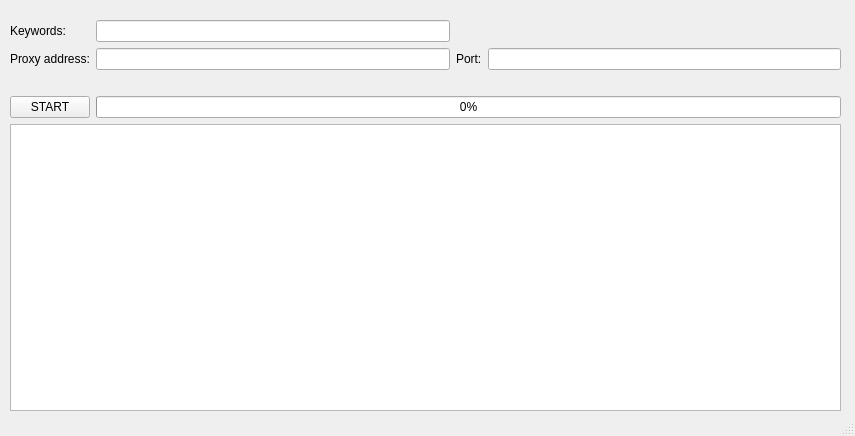
<?xml version="1.0" encoding="UTF-8"?>
<ui version="4.0">
 <class>MainWindow</class>
 <widget class="QMainWindow" name="MainWindow">
  <property name="geometry">
   <rect>
    <x>0</x>
    <y>0</y>
    <width>855</width>
    <height>436</height>
   </rect>
  </property>
  <property name="windowTitle">
   <string>Lick Downloader</string>
  </property>
  <widget class="QWidget" name="widget">
   <widget class="QWidget" name="gridLayoutWidget">
    <property name="geometry">
     <rect>
      <x>10</x>
      <y>20</y>
      <width>831</width>
      <height>391</height>
     </rect>
    </property>
    <layout class="QGridLayout" name="gridLayout">
     <item row="1" column="0">
      <widget class="QLabel" name="label_2">
       <property name="text">
        <string>Proxy address:</string>
       </property>
      </widget>
     </item>
     <item row="0" column="0">
      <widget class="QLabel" name="label">
       <property name="text">
        <string>Keywords:</string>
       </property>
      </widget>
     </item>
     <item row="0" column="1">
      <widget class="QLineEdit" name="lineEdit">
       <property name="text">
        <string/>
       </property>
       <property name="cursorPosition">
        <number>0</number>
       </property>
       <property name="alignment">
        <set>Qt::AlignLeading|Qt::AlignLeft|Qt::AlignVCenter</set>
       </property>
       <property name="dragEnabled">
        <bool>false</bool>
       </property>
       <property name="readOnly">
        <bool>false</bool>
       </property>
      </widget>
     </item>
     <item row="6" column="0" colspan="4">
      <widget class="QTextBrowser" name="textBrowser"/>
     </item>
     <item row="1" column="1">
      <widget class="QLineEdit" name="lineEdit_2"/>
     </item>
     <item row="1" column="3">
      <widget class="QLineEdit" name="lineEdit_3"/>
     </item>
     <item row="1" column="2">
      <widget class="QLabel" name="label_4">
       <property name="text">
        <string>Port:</string>
       </property>
      </widget>
     </item>
     <item row="3" column="0">
      <widget class="QPushButton" name="pushButton">
       <property name="enabled">
        <bool>true</bool>
       </property>
       <property name="text">
        <string>START</string>
       </property>
       <property name="checkable">
        <bool>false</bool>
       </property>
       <property name="autoDefault">
        <bool>false</bool>
       </property>
       <property name="flat">
        <bool>false</bool>
       </property>
      </widget>
     </item>
     <item row="2" column="0" colspan="4">
      <spacer name="horizontalSpacer">
       <property name="orientation">
        <enum>Qt::Horizontal</enum>
       </property>
       <property name="sizeHint" stdset="0">
        <size>
         <width>40</width>
         <height>20</height>
        </size>
       </property>
      </spacer>
     </item>
     <item row="3" column="1" colspan="3">
      <widget class="QProgressBar" name="progressBar">
       <property name="value">
        <number>0</number>
       </property>
      </widget>
     </item>
    </layout>
   </widget>
  </widget>
  <widget class="QStatusBar" name="statusbar"/>
 </widget>
 <resources/>
 <connections>
  <connection>
   <sender>lineEdit</sender>
   <signal>returnPressed()</signal>
   <receiver>lineEdit_2</receiver>
   <slot>setFocus()</slot>
   <hints>
    <hint type="sourcelabel">
     <x>337</x>
     <y>36</y>
    </hint>
    <hint type="destinationlabel">
     <x>337</x>
     <y>53</y>
    </hint>
   </hints>
  </connection>
  <connection>
   <sender>lineEdit_2</sender>
   <signal>returnPressed()</signal>
   <receiver>pushButton</receiver>
   <slot>click()</slot>
   <hints>
    <hint type="sourcelabel">
     <x>337</x>
     <y>51</y>
    </hint>
    <hint type="destinationlabel">
     <x>122</x>
     <y>114</y>
    </hint>
   </hints>
  </connection>
 </connections>
</ui>
